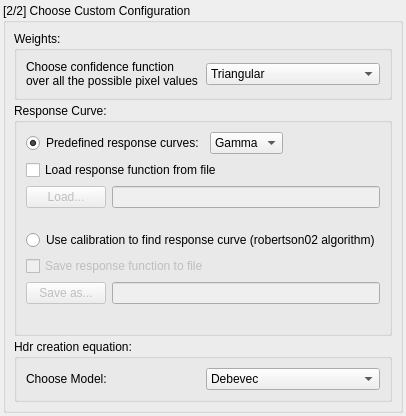
     <widget class="QWidget" name="CustomConfigPage" >
      <layout class="QVBoxLayout" >
       <property name="margin" >
        <number>3</number>
       </property>
       <property name="spacing" >
        <number>0</number>
       </property>
       <item>
        <widget class="QGroupBox" name="groupBox_3" >
         <property name="title" >
          <string>[2/2] Choose Custom Configuration</string>
         </property>
         <layout class="QVBoxLayout" >
          <property name="margin" >
           <number>8</number>
          </property>
          <property name="spacing" >
           <number>3</number>
          </property>
          <item>
           <widget class="QGroupBox" name="groupBox_4" >
            <property name="sizePolicy" >
             <sizepolicy>
              <hsizetype>5</hsizetype>
              <vsizetype>4</vsizetype>
              <horstretch>0</horstretch>
              <verstretch>0</verstretch>
             </sizepolicy>
            </property>
            <property name="title" >
             <string>Weights:</string>
            </property>
            <layout class="QGridLayout" >
             <property name="margin" >
              <number>9</number>
             </property>
             <property name="spacing" >
              <number>6</number>
             </property>
             <item row="0" column="1" >
              <widget class="QComboBox" name="triGaussPlateauComboBox" >
               <item>
                <property name="text" >
                 <string>Triangular</string>
                </property>
               </item>
               <item>
                <property name="text" >
                 <string>Gaussian</string>
                </property>
               </item>
               <item>
                <property name="text" >
                 <string>Plateau</string>
                </property>
               </item>
              </widget>
             </item>
             <item row="0" column="0" >
              <widget class="QLabel" name="label_tri_gaus_plateau" >
               <property name="text" >
                <string>&lt;p align="left">Choose confidence function
over all the possible
pixel values&lt;/p></string>
               </property>
               <property name="wordWrap" >
                <bool>true</bool>
               </property>
              </widget>
             </item>
            </layout>
           </widget>
          </item>
          <item>
           <widget class="QGroupBox" name="groupBox_5" >
            <property name="title" >
             <string>Response Curve:</string>
            </property>
            <layout class="QVBoxLayout" >
             <property name="margin" >
              <number>9</number>
             </property>
             <property name="spacing" >
              <number>6</number>
             </property>
             <item>
              <layout class="QHBoxLayout" >
               <property name="margin" >
                <number>0</number>
               </property>
               <property name="spacing" >
                <number>6</number>
               </property>
               <item>
                <widget class="QRadioButton" name="predefRespCurveRadioButton" >
                 <property name="sizePolicy" >
                  <sizepolicy>
                   <hsizetype>1</hsizetype>
                   <vsizetype>5</vsizetype>
                   <horstretch>0</horstretch>
                   <verstretch>0</verstretch>
                  </sizepolicy>
                 </property>
                 <property name="text" >
                  <string>Predefined response curves:</string>
                 </property>
                 <property name="checked" >
                  <bool>true</bool>
                 </property>
                </widget>
               </item>
               <item>
                <widget class="QComboBox" name="gammaLinLogComboBox" >
                 <property name="sizePolicy" >
                  <sizepolicy>
                   <hsizetype>5</hsizetype>
                   <vsizetype>5</vsizetype>
                   <horstretch>0</horstretch>
                   <verstretch>0</verstretch>
                  </sizepolicy>
                 </property>
                 <item>
                  <property name="text" >
                   <string>Gamma</string>
                  </property>
                 </item>
                 <item>
                  <property name="text" >
                   <string>Linear</string>
                  </property>
                 </item>
                 <item>
                  <property name="text" >
                   <string>Log</string>
                  </property>
                 </item>
                </widget>
               </item>
               <item>
                <spacer>
                 <property name="orientation" >
                  <enum>Qt::Horizontal</enum>
                 </property>
                 <property name="sizeHint" >
                  <size>
                   <width>40</width>
                   <height>20</height>
                  </size>
                 </property>
                </spacer>
               </item>
              </layout>
             </item>
             <item>
              <layout class="QVBoxLayout" >
               <property name="margin" >
                <number>0</number>
               </property>
               <property name="spacing" >
                <number>6</number>
               </property>
               <item>
                <widget class="QCheckBox" name="loadRespCurveFromFileCheckbox" >
                 <property name="sizePolicy" >
                  <sizepolicy>
                   <hsizetype>1</hsizetype>
                   <vsizetype>5</vsizetype>
                   <horstretch>0</horstretch>
                   <verstretch>0</verstretch>
                  </sizepolicy>
                 </property>
                 <property name="text" >
                  <string>Load response function from file</string>
                 </property>
                </widget>
               </item>
               <item>
                <layout class="QHBoxLayout" >
                 <property name="margin" >
                  <number>0</number>
                 </property>
                 <property name="spacing" >
                  <number>6</number>
                 </property>
                 <item>
                  <widget class="QPushButton" name="loadRespCurveFileButton" >
                   <property name="enabled" >
                    <bool>false</bool>
                   </property>
                   <property name="text" >
                    <string>Load...</string>
                   </property>
                  </widget>
                 </item>
                 <item>
                  <widget class="QLineEdit" name="RespCurveFileLoadedLineEdit" >
                   <property name="enabled" >
                    <bool>false</bool>
                   </property>
                   <property name="readOnly" >
                    <bool>true</bool>
                   </property>
                  </widget>
                 </item>
                </layout>
               </item>
              </layout>
             </item>
             <item>
              <spacer>
               <property name="orientation" >
                <enum>Qt::Vertical</enum>
               </property>
               <property name="sizeHint" >
                <size>
                 <width>20</width>
                 <height>16</height>
                </size>
               </property>
              </spacer>
             </item>
             <item>
              <widget class="QRadioButton" name="recoverRespCurveRadio" >
               <property name="text" >
                <string>Use calibration to find response curve (robertson02 algorithm)</string>
               </property>
              </widget>
             </item>
             <item>
              <layout class="QVBoxLayout" >
               <property name="margin" >
                <number>0</number>
               </property>
               <property name="spacing" >
                <number>6</number>
               </property>
               <item>
                <widget class="QCheckBox" name="saveRespCurveToFileCheckbox" >
                 <property name="enabled" >
                  <bool>false</bool>
                 </property>
                 <property name="sizePolicy" >
                  <sizepolicy>
                   <hsizetype>1</hsizetype>
                   <vsizetype>5</vsizetype>
                   <horstretch>0</horstretch>
                   <verstretch>0</verstretch>
                  </sizepolicy>
                 </property>
                 <property name="text" >
                  <string>Save response function to file</string>
                 </property>
                </widget>
               </item>
               <item>
                <layout class="QHBoxLayout" >
                 <property name="margin" >
                  <number>0</number>
                 </property>
                 <property name="spacing" >
                  <number>6</number>
                 </property>
                 <item>
                  <widget class="QPushButton" name="saveRespCurveFileButton" >
                   <property name="enabled" >
                    <bool>false</bool>
                   </property>
                   <property name="text" >
                    <string>Save as...</string>
                   </property>
                  </widget>
                 </item>
                 <item>
                  <widget class="QLineEdit" name="CurveFileNameSaveLineEdit" >
                   <property name="enabled" >
                    <bool>false</bool>
                   </property>
                   <property name="readOnly" >
                    <bool>true</bool>
                   </property>
                  </widget>
                 </item>
                </layout>
               </item>
              </layout>
             </item>
             <item>
              <spacer>
               <property name="orientation" >
                <enum>Qt::Vertical</enum>
               </property>
               <property name="sizeHint" >
                <size>
                 <width>20</width>
                 <height>20</height>
                </size>
               </property>
              </spacer>
             </item>
            </layout>
           </widget>
          </item>
          <item>
           <widget class="QGroupBox" name="groupBox_6" >
            <property name="title" >
             <string>Hdr creation equation:</string>
            </property>
            <layout class="QHBoxLayout" >
             <property name="margin" >
              <number>9</number>
             </property>
             <property name="spacing" >
              <number>6</number>
             </property>
             <item>
              <widget class="QLabel" name="label_choosemodel" >
               <property name="text" >
                <string>Choose Model:</string>
               </property>
              </widget>
             </item>
             <item>
              <widget class="QComboBox" name="modelComboBox" >
               <item>
                <property name="text" >
                 <string>Debevec</string>
                </property>
               </item>
               <item>
                <property name="text" >
                 <string>Robertson</string>
                </property>
               </item>
              </widget>
             </item>
            </layout>
           </widget>
          </item>
         </layout>
        </widget>
       </item>
      </layout>
     </widget>
